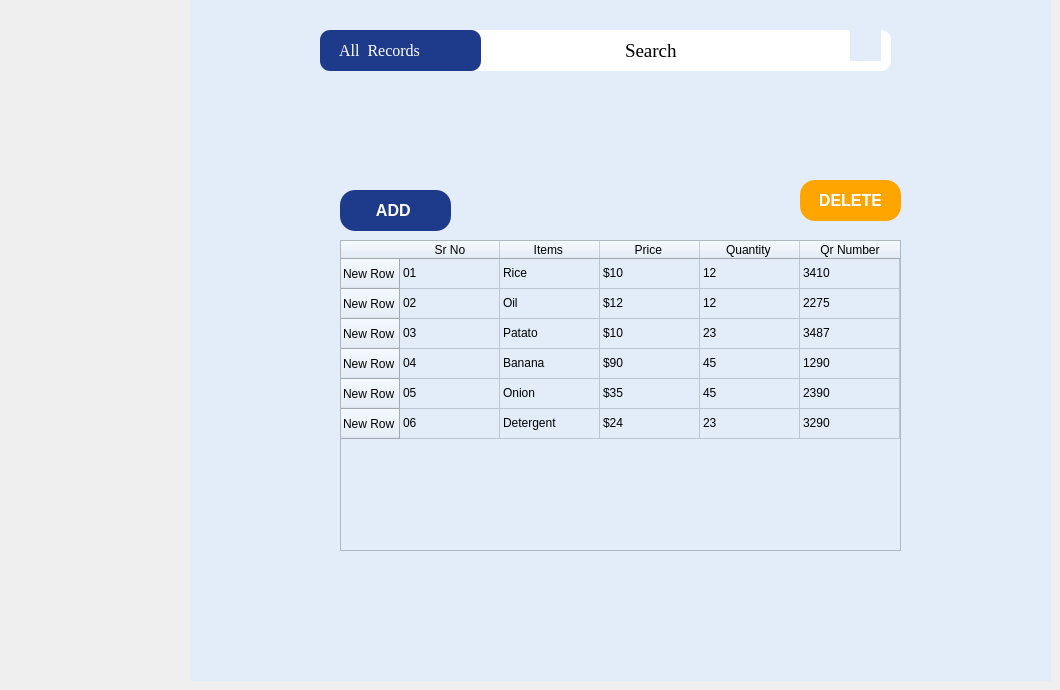
      <widget class="QWidget" name="stockmanagement_4">
       <widget class="QFrame" name="frame_23">
        <property name="geometry">
         <rect>
          <x>190</x>
          <y>0</y>
          <width>861</width>
          <height>681</height>
         </rect>
        </property>
        <property name="styleSheet">
         <string notr="true">background:#e3edf9 ;</string>
        </property>
        <property name="frameShape">
         <enum>QFrame::NoFrame</enum>
        </property>
        <widget class="QTableWidget" name="tableWidget_8">
         <property name="geometry">
          <rect>
           <x>150</x>
           <y>240</y>
           <width>561</width>
           <height>311</height>
          </rect>
         </property>
         <row>
          <property name="text">
           <string>New Row</string>
          </property>
         </row>
         <row>
          <property name="text">
           <string>New Row</string>
          </property>
         </row>
         <row>
          <property name="text">
           <string>New Row</string>
          </property>
         </row>
         <row>
          <property name="text">
           <string>New Row</string>
          </property>
         </row>
         <row>
          <property name="text">
           <string>New Row</string>
          </property>
         </row>
         <row>
          <property name="text">
           <string>New Row</string>
          </property>
         </row>
         <column>
          <property name="text">
           <string>Sr No</string>
          </property>
         </column>
         <column>
          <property name="text">
           <string>Items </string>
          </property>
         </column>
         <column>
          <property name="text">
           <string>Price </string>
          </property>
         </column>
         <column>
          <property name="text">
           <string>Quantity </string>
          </property>
         </column>
         <column>
          <property name="text">
           <string>Qr Number</string>
          </property>
         </column>
         <item row="0" column="0">
          <property name="text">
           <string>01</string>
          </property>
         </item>
         <item row="0" column="1">
          <property name="text">
           <string>Rice </string>
          </property>
         </item>
         <item row="0" column="2">
          <property name="text">
           <string>$10</string>
          </property>
         </item>
         <item row="0" column="3">
          <property name="text">
           <string>12</string>
          </property>
         </item>
         <item row="0" column="4">
          <property name="text">
           <string>3410</string>
          </property>
         </item>
         <item row="1" column="0">
          <property name="text">
           <string>02</string>
          </property>
         </item>
         <item row="1" column="1">
          <property name="text">
           <string>Oil </string>
          </property>
         </item>
         <item row="1" column="2">
          <property name="text">
           <string>$12</string>
          </property>
         </item>
         <item row="1" column="3">
          <property name="text">
           <string>12</string>
          </property>
         </item>
         <item row="1" column="4">
          <property name="text">
           <string>2275</string>
          </property>
         </item>
         <item row="2" column="0">
          <property name="text">
           <string>03</string>
          </property>
         </item>
         <item row="2" column="1">
          <property name="text">
           <string>Patato </string>
          </property>
         </item>
         <item row="2" column="2">
          <property name="text">
           <string>$10</string>
          </property>
         </item>
         <item row="2" column="3">
          <property name="text">
           <string>23</string>
          </property>
         </item>
         <item row="2" column="4">
          <property name="text">
           <string>3487</string>
          </property>
         </item>
         <item row="3" column="0">
          <property name="text">
           <string>04</string>
          </property>
         </item>
         <item row="3" column="1">
          <property name="text">
           <string>Banana</string>
          </property>
         </item>
         <item row="3" column="2">
          <property name="text">
           <string>$90</string>
          </property>
         </item>
         <item row="3" column="3">
          <property name="text">
           <string>45</string>
          </property>
         </item>
         <item row="3" column="4">
          <property name="text">
           <string>1290</string>
          </property>
         </item>
         <item row="4" column="0">
          <property name="text">
           <string>05 </string>
          </property>
         </item>
         <item row="4" column="1">
          <property name="text">
           <string>Onion </string>
          </property>
         </item>
         <item row="4" column="2">
          <property name="text">
           <string>$35</string>
          </property>
         </item>
         <item row="4" column="3">
          <property name="text">
           <string>45</string>
          </property>
         </item>
         <item row="4" column="4">
          <property name="text">
           <string>2390</string>
          </property>
         </item>
         <item row="5" column="0">
          <property name="text">
           <string>06 </string>
          </property>
         </item>
         <item row="5" column="1">
          <property name="text">
           <string>Detergent</string>
          </property>
         </item>
         <item row="5" column="2">
          <property name="text">
           <string>$24</string>
          </property>
         </item>
         <item row="5" column="3">
          <property name="text">
           <string>23</string>
          </property>
         </item>
         <item row="5" column="4">
          <property name="text">
           <string>3290</string>
          </property>
         </item>
        </widget>
        <widget class="QLabel" name="label_432">
         <property name="geometry">
          <rect>
           <x>130</x>
           <y>30</y>
           <width>161</width>
           <height>41</height>
          </rect>
         </property>
         <property name="font">
          <font>
           <family>Times New Roman</family>
           <pointsize>12</pointsize>
          </font>
         </property>
         <property name="styleSheet">
          <string notr="true">  border-radius: 10px; 
    background-color: #1E3A8A; 
color: white;
</string>
         </property>
         <property name="text">
          <string>     All  Records </string>
         </property>
        </widget>
        <widget class="QLabel" name="label_433">
         <property name="geometry">
          <rect>
           <x>270</x>
           <y>30</y>
           <width>431</width>
           <height>41</height>
          </rect>
         </property>
         <property name="font">
          <font>
           <family>Times New Roman</family>
           <pointsize>14</pointsize>
           <bold>false</bold>
          </font>
         </property>
         <property name="styleSheet">
          <string notr="true">  border-radius: 10px; 
background: white;
  padding: 10px 160px; </string>
         </property>
         <property name="text">
          <string>Search</string>
         </property>
        </widget>
        <widget class="QPushButton" name="pushButton_103">
         <property name="geometry">
          <rect>
           <x>150</x>
           <y>190</y>
           <width>111</width>
           <height>41</height>
          </rect>
         </property>
         <property name="styleSheet">
          <string notr="true">   background-color: #1E3A8A; 
;  /* Green button */
    color: white;               /* White text */
    border: none;               /* No border */
    border-radius: 15px;        /* Rounded corners */
    padding: 10px 20px;         /* Padding for better appearance */
    font-size: 16px;            /* Font size */
    font-weight: bold;
  
    text-align: center;     </string>
         </property>
         <property name="text">
          <string>ADD </string>
         </property>
        </widget>
        <widget class="QPushButton" name="pushButton_104">
         <property name="geometry">
          <rect>
           <x>610</x>
           <y>180</y>
           <width>101</width>
           <height>41</height>
          </rect>
         </property>
         <property name="styleSheet">
          <string notr="true">   background-color: orange; 
;  /* Green button */
    color: white;               /* White text */
    border: none;               /* No border */
    border-radius: 15px;        /* Rounded corners */
    padding: 10px 20px;         /* Padding for better appearance */
    font-size: 16px;            /* Font size */
    font-weight: bold;
  
    text-align: center;     </string>
         </property>
         <property name="text">
          <string>DELETE</string>
         </property>
        </widget>
        <widget class="QLabel" name="label_475">
         <property name="geometry">
          <rect>
           <x>660</x>
           <y>30</y>
           <width>31</width>
           <height>31</height>
          </rect>
         </property>
         <property name="text">
          <string/>
         </property>
         <property name="pixmap">
          <pixmap resource="pictures.qrc">:/new/prefix1/Project Pictures/search_4398568.png</pixmap>
         </property>
         <property name="scaledContents">
          <bool>true</bool>
         </property>
        </widget>
        <zorder>tableWidget_8</zorder>
        <zorder>label_433</zorder>
        <zorder>pushButton_103</zorder>
        <zorder>pushButton_104</zorder>
        <zorder>label_432</zorder>
        <zorder>label_475</zorder>
       </widget>
      </widget>
